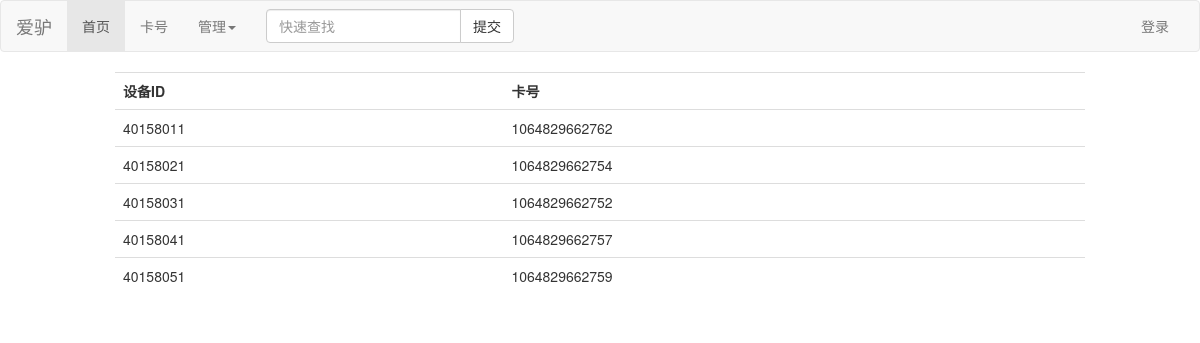
/card/, run on the app's committed database.
### store/models.py (models this page shows, shortened)
class Box(models.Model):
    box_id = models.CharField(max_length=8, verbose_name="设备ID")
    sim_card = models.CharField(max_length=13, verbose_name="sim卡号")
    class Meta:
        verbose_name = "sim卡"
        verbose_name_plural = verbose_name

### store/views.py (the view)
# urls.py: path('card/', views.card_record, name="card_record"),
def card_record(request):
    boxes = Box.objects.all()
    context = {
        'boxes': boxes,
    }
    return render(request, 'store/card.html', context)

### store/templates/store/card.html
{% extends 'base.html' %}
{% block content %}
<table class="table">
    <tr>
        <th>设备ID</th>
        <th>卡号</th>
    </tr>
    {% for box in boxes %}
        <tr>
            <td>{{ box.box_id }}</td>
            <td>{{ box.sim_card }}</td>
        </tr>
    {% empty %}
        <h4>未查询到相关记录</h4>
    {% endfor %}
</table>
{% endblock %}

### data on the page
Box: box_id "40158011", sim_card "1064829662762"
Box: box_id "40158021", sim_card "1064829662754"
Box: box_id "40158031", sim_card "1064829662752"
Box: box_id "40158041", sim_card "1064829662757"
Box: box_id "40158051", sim_card "1064829662759"
